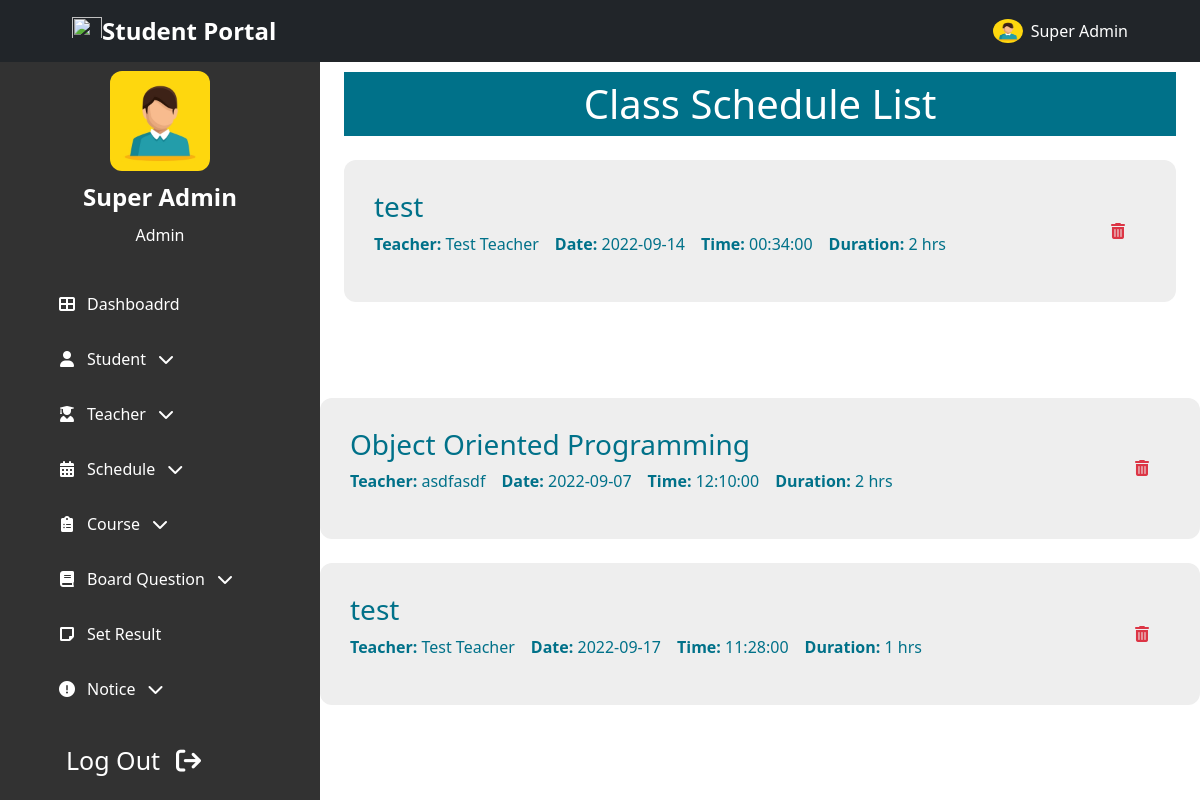
The page /admin/class_schedule_list.php (signed in) on the database its author committed.
### tables this page shows
CREATE TABLE `Schedule` (
  `id` int NOT NULL,
  `course_id` int NOT NULL,
  `tchr_id` int NOT NULL,
  `date` date NOT NULL,
  `time` time NOT NULL,
  `duration` int NOT NULL,
  `updated_at` timestamp NOT NULL DEFAULT CURRENT_TIMESTAMP ON UPDATE CURRENT_TIMESTAMP,
  `created_at` timestamp NOT NULL DEFAULT CURRENT_TIMESTAMP
);

### admin/backend/class_schedule_list.php (called while the page is built, shortened)
<?php
    $sql    =   "SELECT * FROM `Schedule`";
    $query  =   mysqli_query($conn, $sql);
    $sdl    =   mysqli_fetch_all($query, MYSQLI_ASSOC);
    $schedules = array();
    foreach($sdl as $s)
    {
        $sql    =   "SELECT * FROM `Courses` WHERE `id` = ".$s['course_id']." LIMIT 1";
        $query  =   mysqli_query($conn, $sql);
        $arr    =   mysqli_fetch_array($query, MYSQLI_ASSOC);
        $course =   $arr['course_name'];
        $sql    =   "SELECT * FROM `Teachers` WHERE `tchr_id` = ".$s['tchr_id']." LIMIT 1";
        $query  =   mysqli_query($conn, $sql);
        $arr    =   mysqli_fetch_array($query, MYSQLI_ASSOC);
        $teacher=   $arr['name'];
        $array = array('id' => $s['id'], 'course' => $course, 'teacher' => $teacher, 'date' => $s['date'], 'time' => $s['time'], 'duration' => $s['duration']);
        $schedules[] = $array;
    }
?>

### admin/class_schedule_list.php (the view, shortened to what this page needs)
<!DOCTYPE html>
<html lang="en">
<?php
    include "admin_head.php";
    include "backend/class_schedule_list.php";
?>
<body class="">
<?php include "../header_nav.php";?>
    <section class="header-container">
        <?php include "admin_sidebar.php";?>
    </section>
    <section id="home-container"  class="home-container active-2">
        <div class="px-4 py-5 mt-4">
            <h1 class="common-background-2 p-2 text-center">Class Schedule List</h1>
            <div class="container alerts">
                <?php
                    if(!empty($schedules))
                    {
                        foreach($schedules as $s)
                        {
                ?>
            </div>
            <div class="my-4">
                <div class="common-card d-flex justify-content-between align-items-center">
                    <div>
                        <h3><?php echo $s['course']; ?></h3>
                        <div class="d-flex flex-column flex-md-row">
                            <p class="pe-3">
                                <span class="fw-bold">Teacher:</span>
                                <?php echo $s['teacher']; ?>
                            </p>
                            <br>
                            <p class="pe-3">
                                <span class="fw-bold">Date:</span>
                                <?php echo $s['date']; ?>
                            </p>
                            <p class="pe-3">
                                <span class="fw-bold">Time:</span>
                                <?php echo $s['time']; ?>
                            </p>
                            <p class="pe-3">
                                <span class="fw-bold">Duration:</span>
                                <?php echo $s['duration']; ?> hrs
                            </p>
                        </div>
                    </div>
                    <div class="delete-edit-container">
                        <form method="post" style="display: contents;width: fit-content;">
                            <button type="submit" name="delete" id="delete" class="btn text-danger" value="<?php echo $s['id']; ?>">
                                <i class="fas fa-trash-alt px-0 px-lg-2"></i>
                            </button>
                        </form>
                    </div>
                </div>
            </div>
            <?php
                        }
                    }
            ?>
    </section>
</body>
</html>

### style.css (style rules this page uses)
body { font-family: "Roboto", sans-serif; }
.common-background-2 { background-color: #007189; color: white; }
.header-container { position: relative; min-height: 100%; width: 100%; overflow-x: hidden; overflow-y: scroll; }
.home-container { position: absolute; height: 100%; width: calc(100% - 80px); left: 80px; top: 0%; transition: all 0.4s ease-in; }
.home-container.active-2 { width: calc(100% - 320px); left: 320px; }
.common-card { background-color: #eee; color: #007189; border-radius: 12px; padding: 30px 30px; transition: all 0.3s ease; }
.delete-edit-container { cursor: pointer; }

### rows shown on the page
schedule: course "test", teacher "Test Teacher", date "2022-09-14", time "00:34:00", duration "2", $s['id'] 3 (drawn)
schedule: course "Object Oriented Programming", teacher "asdfasdf", date "2022-09-07", time "12:10:00", duration "2", $s['id'] 4 (drawn)
schedule: course "test", teacher "Test Teacher", date "2022-09-17", time "11:28:00", duration "1", $s['id'] 5 (drawn)

### other values the page prints
$_SESSION['name'] "Super Admin"
